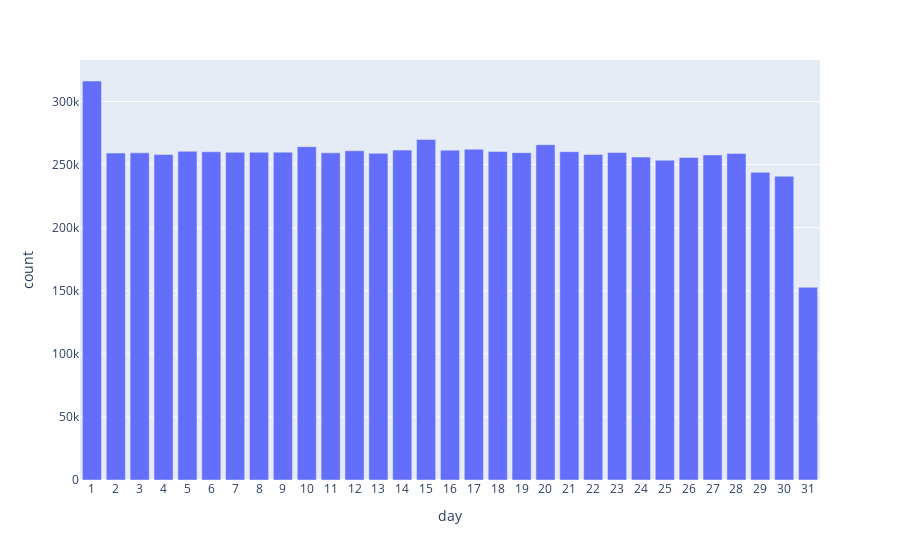

Notebook code cell kept with this figure:
### Code cell
#filter the day by day column
day_count_data=data_frame['day'].value_counts().reset_index().sort_values('day')
day_count_data['day']=day_count_data['day'].astype(str)
day_fig=px.bar(day_count_data,x='day',y='count')
day_fig.show()

### Figure 1 — Plotly figure (JSON) as saved in the notebook; plotly's stock layout.template omitted (floating-point values rounded to 4 significant figures)
{"data": [{"alignmentgroup": "True", "hovertemplate": "day=%{x}<br>count=%{y}<extra></extra>", "legendgroup": "", "marker": {"color": "#636efa", "pattern": {"shape": ""}}, "name": "", "offsetgroup": "", "orientation": "v", "showlegend": false, "textposition": "auto", "type": "bar", "x": ["1", "2", "3", "4", "5", "6", "7", "8", "9", "10", "11", "12", "13", "14", "15", "16", "17", "18", "19", "20", "21", "22", "23", "24", "25", "26", "27", "28", "29", "30", "31"], "xaxis": "x", "y": [316210, 259119, 259293, 257968, 260486, 260128, 259717, 259766, 259821, 264181, 259287, 260922, 258869, 261462, 269847, 261403, 262168, 260355, 259420, 265741, 260205, 257955, 259522, 255889, 253429, 255550, 257610, 258793, 243872, 240773, 152740], "yaxis": "y"}], "layout": {"autosize": true, "barmode": "relative", "legend": {"tracegroupgap": 0}, "margin": {"t": 60}, "xaxis": {"anchor": "y", "autorange": true, "domain": [0, 1], "range": [-0.5, 30.5], "title": {"text": "day"}, "type": "category"}, "yaxis": {"anchor": "x", "autorange": true, "domain": [0, 1], "range": [0, 332900.0], "title": {"text": "count"}, "type": "linear"}}}
